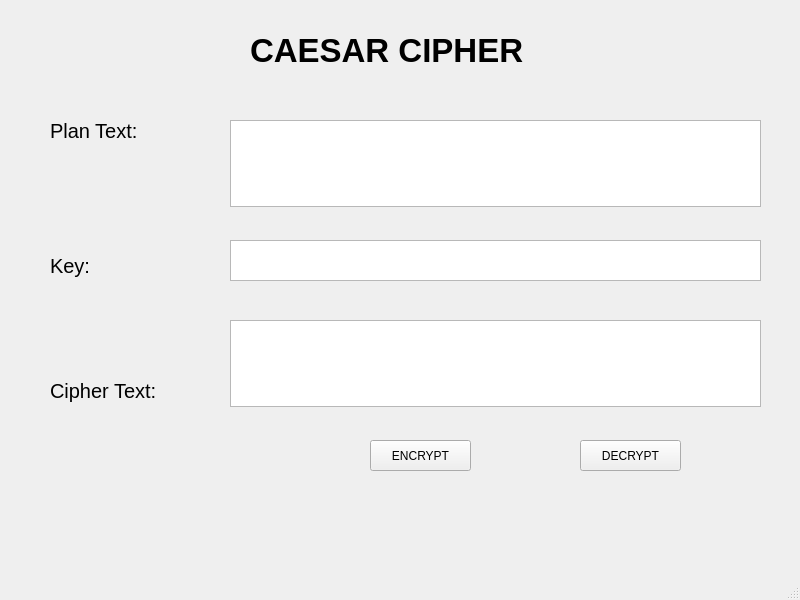
<?xml version="1.0" encoding="UTF-8"?>
<ui version="4.0">
 <class>MainWindow</class>
 <widget class="QMainWindow" name="MainWindow">
  <property name="geometry">
   <rect>
    <x>0</x>
    <y>0</y>
    <width>800</width>
    <height>600</height>
   </rect>
  </property>
  <property name="windowTitle">
   <string>MainWindow</string>
  </property>
  <widget class="QWidget" name="centralwidget">
   <widget class="QPushButton" name="btn_en">
    <property name="geometry">
     <rect>
      <x>370</x>
      <y>440</y>
      <width>101</width>
      <height>31</height>
     </rect>
    </property>
    <property name="text">
     <string>ENCRYPT</string>
    </property>
   </widget>
   <widget class="QPushButton" name="btn_de">
    <property name="geometry">
     <rect>
      <x>580</x>
      <y>440</y>
      <width>101</width>
      <height>31</height>
     </rect>
    </property>
    <property name="text">
     <string>DECRYPT</string>
    </property>
   </widget>
   <widget class="QTextEdit" name="txt_plantext">
    <property name="geometry">
     <rect>
      <x>230</x>
      <y>120</y>
      <width>531</width>
      <height>87</height>
     </rect>
    </property>
   </widget>
   <widget class="QTextEdit" name="txt_key">
    <property name="geometry">
     <rect>
      <x>230</x>
      <y>240</y>
      <width>531</width>
      <height>41</height>
     </rect>
    </property>
   </widget>
   <widget class="QLabel" name="label">
    <property name="geometry">
     <rect>
      <x>250</x>
      <y>30</y>
      <width>361</width>
      <height>41</height>
     </rect>
    </property>
    <property name="font">
     <font>
      <pointsize>25</pointsize>
      <weight>75</weight>
      <bold>true</bold>
     </font>
    </property>
    <property name="text">
     <string>CAESAR CIPHER</string>
    </property>
   </widget>
   <widget class="QLabel" name="label_2">
    <property name="geometry">
     <rect>
      <x>50</x>
      <y>110</y>
      <width>121</width>
      <height>41</height>
     </rect>
    </property>
    <property name="font">
     <font>
      <pointsize>15</pointsize>
     </font>
    </property>
    <property name="text">
     <string>Plan Text:</string>
    </property>
   </widget>
   <widget class="QLabel" name="label_3">
    <property name="geometry">
     <rect>
      <x>50</x>
      <y>250</y>
      <width>111</width>
      <height>31</height>
     </rect>
    </property>
    <property name="font">
     <font>
      <pointsize>15</pointsize>
     </font>
    </property>
    <property name="text">
     <string>Key:</string>
    </property>
   </widget>
   <widget class="QLabel" name="label_4">
    <property name="geometry">
     <rect>
      <x>50</x>
      <y>370</y>
      <width>141</width>
      <height>41</height>
     </rect>
    </property>
    <property name="font">
     <font>
      <pointsize>15</pointsize>
     </font>
    </property>
    <property name="text">
     <string>Cipher Text:</string>
    </property>
   </widget>
   <widget class="QTextEdit" name="txt_ciphertext">
    <property name="geometry">
     <rect>
      <x>230</x>
      <y>320</y>
      <width>531</width>
      <height>87</height>
     </rect>
    </property>
   </widget>
  </widget>
  <widget class="QMenuBar" name="menubar">
   <property name="geometry">
    <rect>
     <x>0</x>
     <y>0</y>
     <width>800</width>
     <height>26</height>
    </rect>
   </property>
  </widget>
  <widget class="QStatusBar" name="statusbar"/>
 </widget>
 <resources/>
 <connections/>
</ui>
